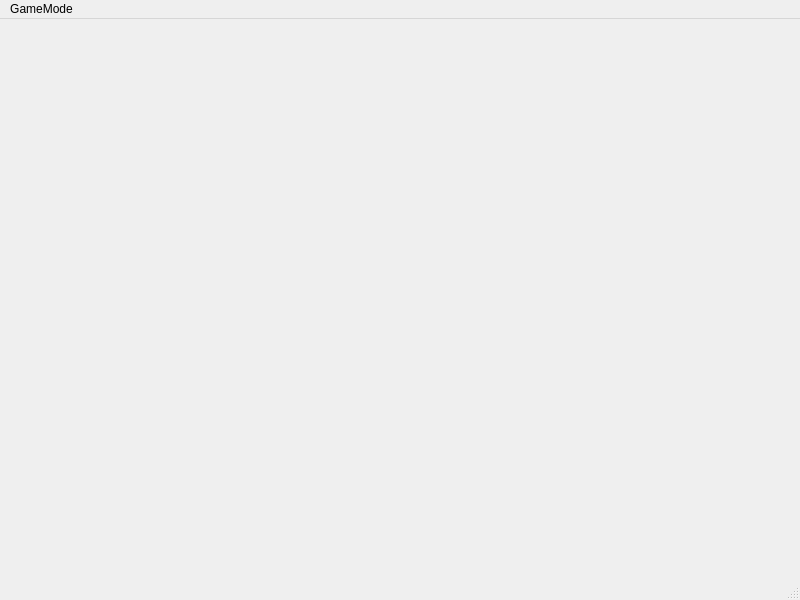
<?xml version="1.0" encoding="UTF-8"?>
<ui version="4.0">
 <class>MainWindow</class>
 <widget class="QMainWindow" name="MainWindow">
  <property name="geometry">
   <rect>
    <x>0</x>
    <y>0</y>
    <width>800</width>
    <height>600</height>
   </rect>
  </property>
  <property name="windowTitle">
   <string>MainWindow</string>
  </property>
  <widget class="QWidget" name="centralwidget"/>
  <widget class="QMenuBar" name="menubar">
   <property name="geometry">
    <rect>
     <x>0</x>
     <y>0</y>
     <width>800</width>
     <height>21</height>
    </rect>
   </property>
   <widget class="QMenu" name="menuGameMode">
    <property name="title">
     <string>GameMode</string>
    </property>
    <addaction name="actionlocal"/>
    <addaction name="actionlocalnon"/>
   </widget>
   <addaction name="menuGameMode"/>
  </widget>
  <widget class="QStatusBar" name="statusbar"/>
  <action name="actionlocal">
   <property name="text">
    <string>local</string>
   </property>
  </action>
  <action name="actionlocalnon">
   <property name="text">
    <string>localnon</string>
   </property>
  </action>
 </widget>
 <resources/>
 <connections/>
</ui>
